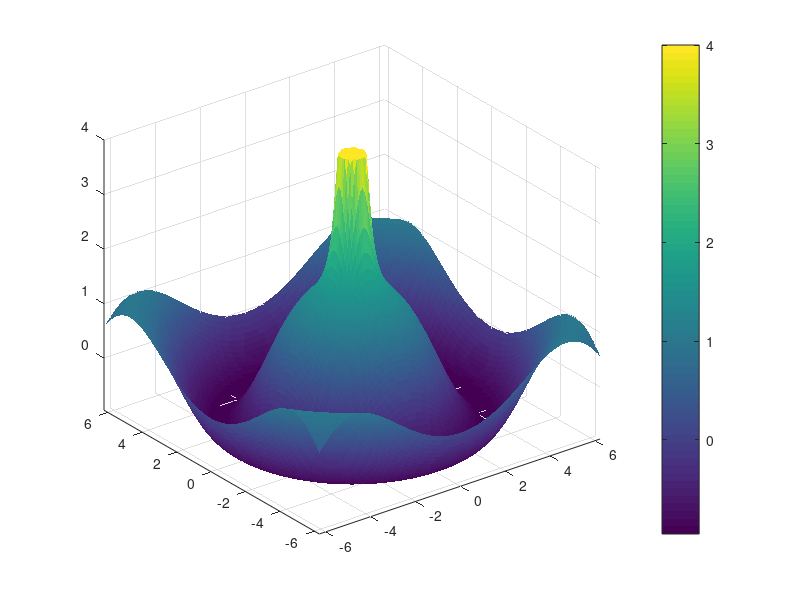

This chart was generated by the following MATLAB code:
% --------------------------------------------------------
% MOOC UPM
% MATLAB y Octave para Ingenieros y Cientificos (2017)
% --------------------------------------------------------
% Ejercicio 4.5.2 Versión 2
% --------------------------------------------------------

[X,Y]=meshgrid(-2*pi:.1:2*pi);
Z= sin(sqrt(X.^2+Y.^2))+ (X.^2+Y.^2+0.001).^(-1);
Z(Z>4)=4;

surf(X,Y,Z);

shading flat
axis tight;
colorbar